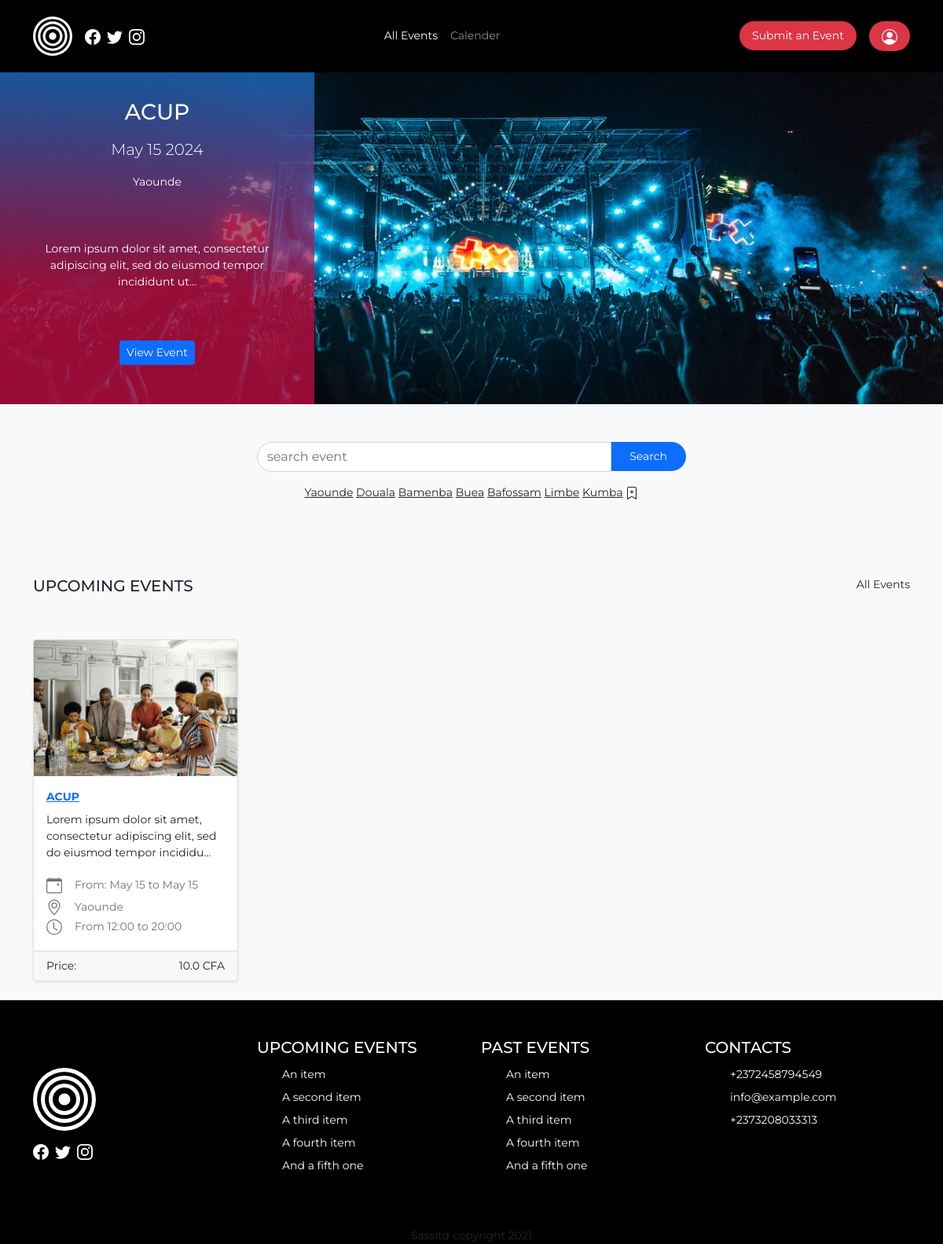
The page / (signed in) on the database its author committed.
### mainapp/models.py (models this page shows, shortened)
class Event(db.Model):
    __tablename__ = 'events'
    id = db.Column(db.Integer,primary_key = True)
    title = db.Column(db.String(60), nullable=False)
    description = db.Column(db.String, nullable=False)
    feature_image = db.Column(db.String, nullable=True, default='event.png')
    start = db.Column(db.DateTime, nullable=False, default=datetime.utcnow, index=True)
    end = db.Column(db.DateTime, nullable=False, default=datetime.utcnow,index=True)
    total_tickets =db.Column(db.Integer,nullable=False , default=1)
    ticket_price = db.Column(db.Float, nullable=False, default=0.01)
    start_time = db.Column(db.DateTime)
    end_time = db.Column(db.DateTime)
    location = db.Column(db.String(60), nullable=False)
    created_date = db.Column(db.DateTime,default=datetime.utcnow, index=True)
    user_id = db.Column(db.Integer, db.ForeignKey('users.id'), nullable=False)

### mainapp/main/routes.py (the view)
@main.route('/')
def index():
  now = datetime.datetime.now()
  events = Event.query.filter(Event.start > now).order_by(Event.start.asc()).paginate(per_page=12)
  return render_template('index.html', title='Index',events=events)

### mainapp/models.py (called while the page is built)
@login_manager.user_loader
def load_user(user_id):
  return User.query.get(int(user_id))

### mainapp/main/templates/index.html (shortened to what this page needs)
{% extends 'shared/_base.html' %}
{%block content%}
<section class="main ">
  <div id="carouselExampleIndicators" class="carousel slide" data-bs-ride="carousel">
    <div class="carousel-inner">
      {%for event in events.items%}
      <div class="carousel-item position-relative active">
        <img src="{{ url_for('static', filename='/images/img5.jpg') }}" class="d-block w-100" alt="...">
        <div class="carousel-caption   position-absolute top-0 start-0 bottom-0 ">
          <h3 class=" pb-2">{{event.title}}</h3>
          <p class="lead"> {{event.start.strftime('%B %d %Y')}}</p>
          <p>{{event.location}}</p>
          <p class="p-5">{{event.description | truncate(100)}}</p>
          <p>
            <a class="btn btn-primary btn-sm" href="{{url_for('events.event', event_id=event.id)}}">View Event</a>
          </p>
        </div>
      </div>
      {%endfor%}
    </div>
  </div>
  <div class="container">
    <div class="row">
      <div class="col-md-6 offset-md-3">
        <div class="search d-flex flex-column text-center mt-5">
          <div class="input-group mb-3 ">
            <input type="text" class="form-control" placeholder="search event" aria-label="search Event"
              aria-describedby="button-addon2">
            <span class="search_botton bg-primary align-self-center py-2 px-4 text-white ">Search</span>
          </div>
          <div class=" fs-7 ">
            <a class="text-dark" href="{{url_for('events.city_loc',name='Yaounde')}}">Yaounde</a>
            <a class="text-dark" href="{{url_for('events.city_loc',name='Douala')}}"> Douala</a>
            <a class="text-dark" href="{{url_for('events.city_loc',name='Bamenda')}}">Bamenba</a>
            <a class="text-dark" href="{{url_for('events.city_loc',name='Buea')}}"> Buea</a>
            <a class="text-dark" href="{{url_for('events.city_loc',name='Bafoussam')}}"> Bafossam</a>
            <a class="text-dark" href="{{url_for('events.city_loc',name='Limbe')}}">Limbe</a>
            <a class="text-dark" href="{{url_for('events.city_loc',name='Kumba')}}">Kumba</a>
          </div>
        </div>
      </div>
    </div>
    <div class="events d-flex justify-content-between mt-5 py-5">
      <div class="">
        <h5 class="text-uppercase">Upcoming events</h5>
      </div>
      <div class="">All Events</div>
    </div>
    <div class="row">
      {%for event in events.items%}
      <div class="col-sm-3">
        <div class="card mb-4 shadow-sm">
          <img src="{{url_for('static',filename='images/event_images/thumbnail/' + event.feature_image)}}"
            class="card-img-top" alt="...">
          <div class="card-body">
            <div class=" fw-bold pb-2"><a href="{{url_for('events.event', event_id=event.id)}}">{{event.title}}</a>
            </div>
            <p class="card-text">{{event.description | truncate(90, True)}}</p>
            <div class="d-flex flex-row text-muted lh-lg">
              <span class="me-3 mb-1">
              </span>
              <span> From: {{event.start.strftime('%b %d')}} to {{event.end.strftime('%b %d')}} </span>
            </div>
            <div class="d-flex flex-row text-muted">
              <span class="me-3 mb-1">
              </span>
              <span>{{event.location}}</span>
            </div>
            <div class="d-flex flex-row text-muted">
              <span class="me-3 mb-1">
                <svg xmlns="http://www.w3.org/2000/svg" width="20" height="20" fill="currentColor" class="bi bi-clock"
                  viewBox="0 0 16 16">
                  <path d="M8 3.5a.5.5 0 0 0-1 0V9a.5.5 0 0 0 .252.434l3.5 2a.5.5 0 0 0 .496-.868L8 8.71V3.5z" />
                  <path d="M8 16A8 8 0 1 0 8 0a8 8 0 0 0 0 16zm7-8A7 7 0 1 1 1 8a7 7 0 0 1 14 0z" />
                </svg>
              </span>
              <span> From {{event.start_time.strftime('%H:%M')}} to {{event.end_time.strftime('%H:%M')}}</span>
            </div>
          </div>
          <div class="card-footer d-flex justify-content-between">
            <div class="">Price:</div>
            <div class="">{{event.ticket_price}} CFA</div>
          </div>
        </div>
      </div>
      {%endfor%}
    </div>
  </div>
</section>
{% endblock %}

### mainapp/static/css/main.css (style rules this page uses)
:root { --fc-daygrid-event-dot-width: 8px; }
:root { --fc-list-event-dot-width: 10px; --fc-list-event-hover-bg-color: #f5f5f5; }

### mainapp/static/css/custom.css (style rules this page uses)
body { font-size: 14px; font-family: 'Montserrat', sans-serif; }
section.main { position: relative; }
.search input[type=text] { border-bottom-left-radius: 20px; border-top-left-radius: 20px; }
.search_botton { border-top-right-radius: 20px; border-bottom-right-radius: 20px; }
.carousel-caption { width: 200px; font-size: 14; background: rgb(0,36,24); background: linear-gradient(0deg, rgba(190, 13, 66, 0.781) 34%, rgba(26, 110, 200, 0.76) 100%); display: grid; place-content: center; }
@media (min-width: 768px) { .carousel-caption { width: 400px; font-size: 14; } }

### rows shown on the page
Event: title "ACUP", start "May 15 2024", location "Yaounde", description "Lorem ipsum dolor sit amet, consectetur adipiscing elit, sed do eiusmod tempor incididunt ut...", feature_image (picture), description "Lorem ipsum dolor sit amet, consectetur adipiscing elit, sed do eiusmod tempor incididu...", start "May 15", end "May 15", start_time "12:00", end_time "20:00", ticket_price "10.0"
